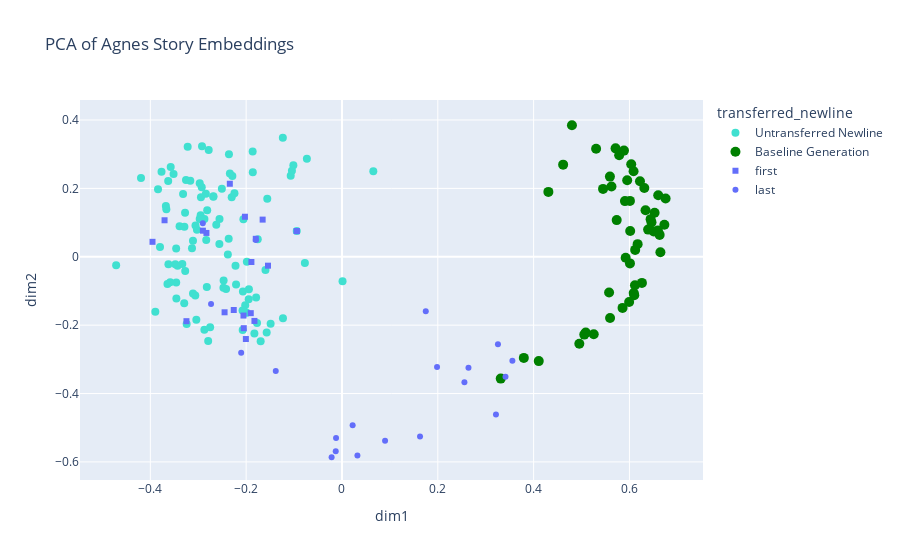

Here is the notebook cell this chart was saved with:
### Code cell
# carry out pca on embeddings using sklearn
reducer = PCA(n_components=2)
embeddings_reduced = reducer.fit_transform(embeddings)
print(embeddings_reduced.shape)

# visualize the embeddings using plotly
import plotly.express as px
import plotly.graph_objects as go

results_df["dim1"] = embeddings_reduced[:results_df.shape[0], 0]
results_df["dim2"] = embeddings_reduced[:results_df.shape[0], 1]
base_df["dim1"] = embeddings_reduced[results_df.shape[0]:neutral_start, 0]
base_df["dim2"] = embeddings_reduced[results_df.shape[0]:neutral_start, 1]
baseline_mean_x = base_df["dim1"].mean(axis=0)
baseline_mean_y = base_df["dim2"].mean(axis=0)
neutral_df["dim1"] = embeddings_reduced[neutral_start:, 0]
neutral_df["dim2"] = embeddings_reduced[neutral_start:, 1]
neutral_mean_x = neutral_df["dim1"].mean(axis=0)
neutral_mean_y = neutral_df["dim2"].mean(axis=0)

results_df["truncated_output"] = results_df["output"].str.slice(0,100)

fig = px.scatter(
    results_df,
    x="dim1",
    y="dim2",
    hover_data=["transferred_newline"],
    title="PCA of Agnes Story Embeddings",
    symbol="transferred_newline",
    symbol_sequence = ['circle', 'square', 'diamond', 'cross', 'x', 'triangle-up', 'pentagon', 'hexagon', 'octagon', 'star'],

)


fig.add_trace(go.Scatter(x=base_df["dim1"].to_list(), y=base_df["dim2"].to_list(), mode='markers', marker=dict(color='green', size=10), name='Baseline Generation'))


fig.update_layout(coloraxis_colorbar=dict(yanchor="top", y=1, x=100, xref="container"))

fig.update_traces(
    hovertemplate="<br>".join(
        ["Transferred Newline: %{customdata[0]}"]
    )
)

fig.add_trace(go.Scatter(x=neutral_df["dim1"].to_list(), y=neutral_df["dim2"].to_list(), mode='markers', marker=dict(color='turquoise', size=8), name='Untransferred Newline'))

fig.data = [fig.data[3],fig.data[2],fig.data[1],fig.data[0]]


fig.show()

### Figure 1 — Plotly figure (JSON) as saved in the notebook; plotly's stock layout.template omitted (floating-point values rounded to 4 significant figures)
{"data": [{"marker": {"color": "turquoise", "size": 8}, "mode": "markers", "name": "Untransferred Newline", "type": "scatter", "x": [-0.3459, -0.3109, -0.1489, -0.3165, -0.3221, -0.304, -0.2019, -0.2821, -0.3272, -0.2872, -0.1572, -0.295, -0.2684, -0.2871, -0.2507, -0.2073, -0.3332, -0.3627, -0.3062, -0.3575, -0.3675, -0.2623, -0.1015, -0.2244, -0.2752, -0.2841, -0.2943, -0.2211, -0.2222, -0.3316, -0.2793, -0.2921, -0.1985, -0.2927, -0.3895, -0.2833, -0.1947, -0.1792, -0.2419, -0.0944, -0.311, -0.3798, -0.1559, -0.2782, -0.1864, -0.3027, -0.4713, -0.3839, -0.4194, -0.07325, -0.2364, -0.1988, -0.2288, -0.2813, -0.2339, -0.2359, -0.2969, -0.1234, -0.3275, -0.2302, -0.247, -0.3456, -0.2075, 0.0654, -0.107, -0.2067, -0.1231, -0.2559, -0.3242, -0.3665, -0.3293, -0.1773, -0.339, -0.2382, -0.2556, -0.1861, -0.1045, -0.3515, -0.1943, -0.1828, -0.1697, -0.3289, -0.1758, -0.297, -0.3642, -0.3622, -0.1597, -0.3255, -0.313, -0.2474, -0.3432, -0.2057, -0.3461, -0.07743, -0.3478, -0.3586, -0.3057, 0.001171, -0.3766, -0.2685], "y": [-0.07501, -0.1077, -0.1962, 0.2224, 0.3216, -0.1845, -0.1417, -0.0885, -0.04173, -0.2131, -0.2214, 0.1211, 0.1757, 0.1104, 0.1991, -0.2143, -0.02142, 0.2215, -0.1134, 0.2623, 0.1486, 0.09337, 0.2678, 0.1858, -0.206, 0.1846, 0.1742, -0.08085, -0.0266, 0.1838, -0.2461, 0.3231, -0.01452, 0.203, -0.1609, 0.04887, -0.1245, -0.1193, -0.09455, 0.07507, 0.04676, 0.02853, 0.1696, 0.3121, 0.3081, 0.07893, -0.02444, 0.1973, 0.2305, 0.2866, 0.05271, -0.1638, 0.2365, 0.1364, 0.2435, 0.2997, 0.2152, 0.3479, 0.1284, 0.1742, -0.06923, -0.122, -0.1575, 0.2502, 0.2372, -0.1019, -0.1797, 0.03741, -0.1965, 0.1391, -0.1363, -0.1937, 0.08913, 0.006811, 0.1103, 0.2469, 0.2515, 0.2417, -0.0953, -0.2242, -0.2467, 0.08751, 0.05108, 0.1107, -0.07969, -0.02187, -0.039, 0.2245, 0.02469, -0.09064, -0.02657, 0.1098, 0.02417, -0.0185, -0.02225, -0.07431, 0.09177, -0.07174, 0.2488, 0.1767]}, {"hovertemplate": "Transferred Newline: %{customdata[0]}", "marker": {"color": "green", "size": 10}, "mode": "markers", "name": "Baseline Generation", "type": "scatter", "x": [0.6015, 0.5575, 0.6086, 0.6037, 0.6594, 0.4954, 0.601, 0.5304, 0.5593, 0.663, 0.4308, 0.6336, 0.5254, 0.5449, 0.5088, 0.3314, 0.5734, 0.5885, 0.571, 0.6506, 0.622, 0.6646, 0.48, 0.5595, 0.646, 0.6729, 0.5906, 0.4616, 0.6115, 0.3796, 0.6089, 0.6119, 0.639, 0.5856, 0.5625, 0.6755, 0.5786, 0.5994, 0.5953, 0.4107, 0.631, 0.61, 0.5921, 0.6171, 0.6525, 0.601, 0.6601, 0.626, 0.5057, 0.6442], "y": [0.07523, -0.1045, 0.2501, 0.2706, 0.07701, -0.2542, -0.01937, 0.316, 0.2344, 0.06394, 0.1897, 0.136, -0.2264, 0.1985, -0.2218, -0.3563, 0.1072, 0.3104, 0.317, 0.07365, 0.2207, 0.01342, 0.3846, -0.1791, 0.1007, 0.09364, 0.1628, 0.2695, -0.08306, -0.2958, -0.106, 0.02006, 0.07942, -0.1495, 0.2055, 0.1703, 0.297, -0.1324, 0.2239, -0.3052, 0.2013, -0.1123, -0.002873, 0.03693, 0.1289, 0.1634, 0.18, -0.07639, -0.2277, 0.11]}, {"customdata": [["first"], ["first"], ["first"], ["first"], ["first"], ["first"], ["first"], ["first"], ["first"], ["first"], ["first"], ["first"], ["first"], ["first"], ["first"], ["first"], ["first"], ["first"], ["first"], ["first"]], "hovertemplate": "Transferred Newline: %{customdata[0]}", "legendgroup": "first", "marker": {"color": "#636efa", "symbol": "square"}, "mode": "markers", "name": "first", "orientation": "v", "showlegend": true, "type": "scatter", "x": [-0.2829, -0.2341, -0.1656, -0.2259, -0.2903, -0.1904, -0.245, -0.2056, -0.0944, -0.3246, -0.3703, -0.1544, -0.205, -0.3955, -0.1827, -0.2025, -0.0944, -0.189, -0.1799, -0.2006], "xaxis": "x", "y": [0.0697, 0.2135, 0.1087, -0.1557, 0.0763, -0.1649, -0.1624, -0.1719, 0.07507, -0.1884, 0.1068, -0.02605, -0.2089, 0.04372, -0.1876, 0.1171, 0.07507, -0.01535, 0.0525, -0.2406], "yaxis": "y"}, {"customdata": [["last"], ["last"], ["last"], ["last"], ["last"], ["last"], ["last"], ["last"], ["last"], ["last"], ["last"], ["last"], ["last"], ["last"], ["last"], ["last"], ["last"], ["last"], ["last"], ["last"]], "hovertemplate": "Transferred Newline: %{customdata[0]}", "legendgroup": "last", "marker": {"color": "#636efa", "symbol": "circle"}, "mode": "markers", "name": "last", "orientation": "v", "showlegend": true, "type": "scatter", "x": [-0.2104, 0.264, -0.2733, -0.2904, 0.02226, 0.1749, 0.3214, 0.3413, 0.08995, 0.3256, 0.03224, 0.3557, -0.1382, 0.1984, 0.1629, -0.1799, -0.02166, -0.01306, -0.01237, 0.2556], "xaxis": "x", "y": [-0.2804, -0.3242, -0.1378, 0.09801, -0.4926, -0.1596, -0.4612, -0.3509, -0.538, -0.256, -0.5812, -0.3038, -0.334, -0.3227, -0.5258, 0.04936, -0.5863, -0.569, -0.5299, -0.3666], "yaxis": "y"}], "layout": {"coloraxis": {"colorbar": {"x": 100, "xref": "container", "y": 1, "yanchor": "top"}}, "legend": {"title": {"text": "transferred_newline"}, "tracegroupgap": 0}, "title": {"text": "PCA of Agnes Story Embeddings"}, "xaxis": {"anchor": "y", "domain": [0, 1], "title": {"text": "dim1"}}, "yaxis": {"anchor": "x", "domain": [0, 1], "title": {"text": "dim2"}}}}
